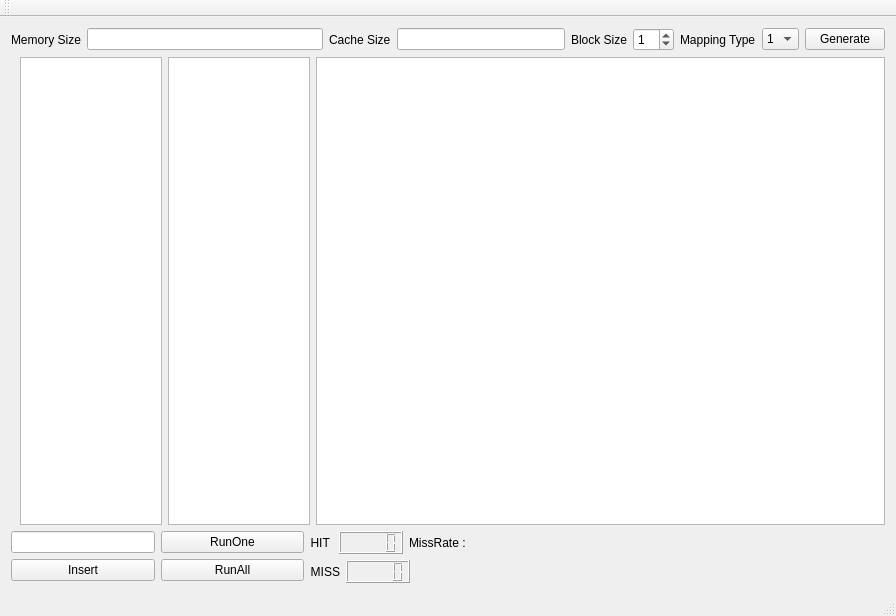
<?xml version="1.0" encoding="UTF-8"?>
<ui version="4.0">
 <class>MainWindow</class>
 <widget class="QMainWindow" name="MainWindow">
  <property name="geometry">
   <rect>
    <x>0</x>
    <y>0</y>
    <width>896</width>
    <height>616</height>
   </rect>
  </property>
  <property name="windowTitle">
   <string>MainWindow</string>
  </property>
  <widget class="QWidget" name="centralWidget">
   <layout class="QHBoxLayout" name="horizontalLayout_10">
    <item>
     <layout class="QVBoxLayout" name="verticalLayout_4">
      <item>
       <layout class="QHBoxLayout" name="horizontalLayout_9">
        <item>
         <layout class="QHBoxLayout" name="horizontalLayout">
          <item>
           <widget class="QLabel" name="label">
            <property name="text">
             <string>Memory Size</string>
            </property>
           </widget>
          </item>
          <item>
           <widget class="QLineEdit" name="memSize"/>
          </item>
          <item>
           <layout class="QHBoxLayout" name="horizontalLayout_4">
            <item>
             <widget class="QLabel" name="label_4">
              <property name="text">
               <string>Cache Size</string>
              </property>
             </widget>
            </item>
            <item>
             <widget class="QLineEdit" name="cacheSize"/>
            </item>
           </layout>
          </item>
         </layout>
        </item>
        <item>
         <layout class="QHBoxLayout" name="horizontalLayout_3">
          <item>
           <widget class="QLabel" name="label_3">
            <property name="text">
             <string>Block Size</string>
            </property>
           </widget>
          </item>
          <item>
           <widget class="QSpinBox" name="blockSize">
            <property name="value">
             <number>1</number>
            </property>
           </widget>
          </item>
         </layout>
        </item>
        <item>
         <layout class="QHBoxLayout" name="horizontalLayout_2">
          <item>
           <widget class="QLabel" name="label_2">
            <property name="text">
             <string>Mapping Type</string>
            </property>
           </widget>
          </item>
          <item>
           <widget class="QComboBox" name="mappingType">
            <item>
             <property name="text">
              <string>1</string>
             </property>
            </item>
            <item>
             <property name="text">
              <string>2</string>
             </property>
            </item>
            <item>
             <property name="text">
              <string>4</string>
             </property>
            </item>
            <item>
             <property name="text">
              <string>8</string>
             </property>
            </item>
           </widget>
          </item>
         </layout>
        </item>
        <item>
         <widget class="QPushButton" name="Generate">
          <property name="text">
           <string>Generate</string>
          </property>
         </widget>
        </item>
       </layout>
      </item>
      <item>
       <layout class="QHBoxLayout" name="horizontalLayout_7" stretch="2,2,8">
        <property name="leftMargin">
         <number>9</number>
        </property>
        <item>
         <widget class="QListWidget" name="addressList"/>
        </item>
        <item>
         <widget class="QTableWidget" name="mainMem"/>
        </item>
        <item>
         <widget class="QTableWidget" name="cache"/>
        </item>
       </layout>
      </item>
      <item>
       <layout class="QHBoxLayout" name="horizontalLayout_8" stretch="2,2,8">
        <item>
         <layout class="QVBoxLayout" name="verticalLayout_3">
          <item>
           <widget class="QLineEdit" name="addressInput"/>
          </item>
          <item>
           <widget class="QPushButton" name="InsertAddress">
            <property name="text">
             <string>Insert</string>
            </property>
           </widget>
          </item>
         </layout>
        </item>
        <item>
         <layout class="QVBoxLayout" name="verticalLayout_2">
          <item>
           <widget class="QPushButton" name="runOne">
            <property name="text">
             <string>RunOne</string>
            </property>
           </widget>
          </item>
          <item>
           <widget class="QPushButton" name="runAll">
            <property name="text">
             <string>RunAll</string>
            </property>
           </widget>
          </item>
         </layout>
        </item>
        <item>
         <layout class="QVBoxLayout" name="verticalLayout">
          <item>
           <layout class="QHBoxLayout" name="horizontalLayout_5">
            <item>
             <widget class="QLabel" name="label_5">
              <property name="text">
               <string>HIT </string>
              </property>
              <property name="alignment">
               <set>Qt::AlignRight|Qt::AlignTrailing|Qt::AlignVCenter</set>
              </property>
             </widget>
            </item>
            <item>
             <widget class="QLCDNumber" name="HIT"/>
            </item>
            <item>
             <widget class="QLabel" name="MissRate">
              <property name="text">
               <string>MissRate : </string>
              </property>
             </widget>
            </item>
            <item>
             <spacer name="horizontalSpacer">
              <property name="orientation">
               <enum>Qt::Horizontal</enum>
              </property>
              <property name="sizeHint" stdset="0">
               <size>
                <width>40</width>
                <height>20</height>
               </size>
              </property>
             </spacer>
            </item>
           </layout>
          </item>
          <item>
           <layout class="QHBoxLayout" name="horizontalLayout_6">
            <item>
             <widget class="QLabel" name="label_6">
              <property name="text">
               <string>MISS</string>
              </property>
              <property name="alignment">
               <set>Qt::AlignRight|Qt::AlignTrailing|Qt::AlignVCenter</set>
              </property>
             </widget>
            </item>
            <item>
             <widget class="QLCDNumber" name="MISS"/>
            </item>
            <item>
             <spacer name="horizontalSpacer_2">
              <property name="orientation">
               <enum>Qt::Horizontal</enum>
              </property>
              <property name="sizeHint" stdset="0">
               <size>
                <width>40</width>
                <height>20</height>
               </size>
              </property>
             </spacer>
            </item>
           </layout>
          </item>
         </layout>
        </item>
       </layout>
      </item>
     </layout>
    </item>
   </layout>
  </widget>
  <widget class="QMenuBar" name="menuBar">
   <property name="geometry">
    <rect>
     <x>0</x>
     <y>0</y>
     <width>896</width>
     <height>20</height>
    </rect>
   </property>
  </widget>
  <widget class="QToolBar" name="mainToolBar">
   <attribute name="toolBarArea">
    <enum>TopToolBarArea</enum>
   </attribute>
   <attribute name="toolBarBreak">
    <bool>false</bool>
   </attribute>
  </widget>
  <widget class="QStatusBar" name="statusBar"/>
 </widget>
 <layoutdefault spacing="6" margin="11"/>
 <resources/>
 <connections/>
</ui>
